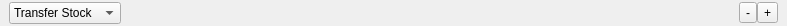
<?xml version="1.0" encoding="UTF-8"?>
<ui version="4.0">
 <class>CommandEditor</class>
 <widget class="QWidget" name="CommandEditor">
  <property name="geometry">
   <rect>
    <x>0</x>
    <y>0</y>
    <width>699</width>
    <height>26</height>
   </rect>
  </property>
  <property name="sizePolicy">
   <sizepolicy hsizetype="Ignored" vsizetype="Preferred">
    <horstretch>0</horstretch>
    <verstretch>0</verstretch>
   </sizepolicy>
  </property>
  <property name="windowTitle">
   <string>Form</string>
  </property>
  <layout class="QHBoxLayout" name="horizontalLayout_4">
   <property name="spacing">
    <number>0</number>
   </property>
   <property name="margin">
    <number>0</number>
   </property>
   <item>
    <widget class="QWidget" name="widget_2" native="true">
     <layout class="QHBoxLayout" name="horizontalLayout">
      <property name="spacing">
       <number>0</number>
      </property>
      <property name="topMargin">
       <number>0</number>
      </property>
      <property name="bottomMargin">
       <number>0</number>
      </property>
      <item>
       <widget class="QComboBox" name="command_selector">
        <item>
         <property name="text">
          <string>Transfer Stock</string>
         </property>
        </item>
        <item>
         <property name="text">
          <string>Transfer Name</string>
         </property>
        </item>
        <item>
         <property name="text">
          <string>Register Name</string>
         </property>
        </item>
        <item>
         <property name="text">
          <string>Issue Stock</string>
         </property>
        </item>
       </widget>
      </item>
     </layout>
    </widget>
   </item>
   <item>
    <widget class="QWidget" name="command" native="true">
     <property name="sizePolicy">
      <sizepolicy hsizetype="MinimumExpanding" vsizetype="Preferred">
       <horstretch>0</horstretch>
       <verstretch>0</verstretch>
      </sizepolicy>
     </property>
     <property name="minimumSize">
      <size>
       <width>600</width>
       <height>0</height>
      </size>
     </property>
     <layout class="QHBoxLayout" name="command_layout">
      <property name="spacing">
       <number>3</number>
      </property>
      <property name="leftMargin">
       <number>0</number>
      </property>
      <property name="topMargin">
       <number>1</number>
      </property>
      <property name="rightMargin">
       <number>0</number>
      </property>
      <property name="bottomMargin">
       <number>1</number>
      </property>
     </layout>
    </widget>
   </item>
   <item>
    <widget class="QWidget" name="widget_3" native="true">
     <layout class="QHBoxLayout" name="horizontalLayout_3">
      <property name="spacing">
       <number>0</number>
      </property>
      <property name="topMargin">
       <number>0</number>
      </property>
      <property name="bottomMargin">
       <number>0</number>
      </property>
      <item>
       <widget class="QToolButton" name="remove">
        <property name="text">
         <string>-</string>
        </property>
       </widget>
      </item>
      <item>
       <widget class="QToolButton" name="add">
        <property name="text">
         <string>+</string>
        </property>
       </widget>
      </item>
     </layout>
    </widget>
   </item>
  </layout>
 </widget>
 <resources/>
 <connections/>
</ui>
